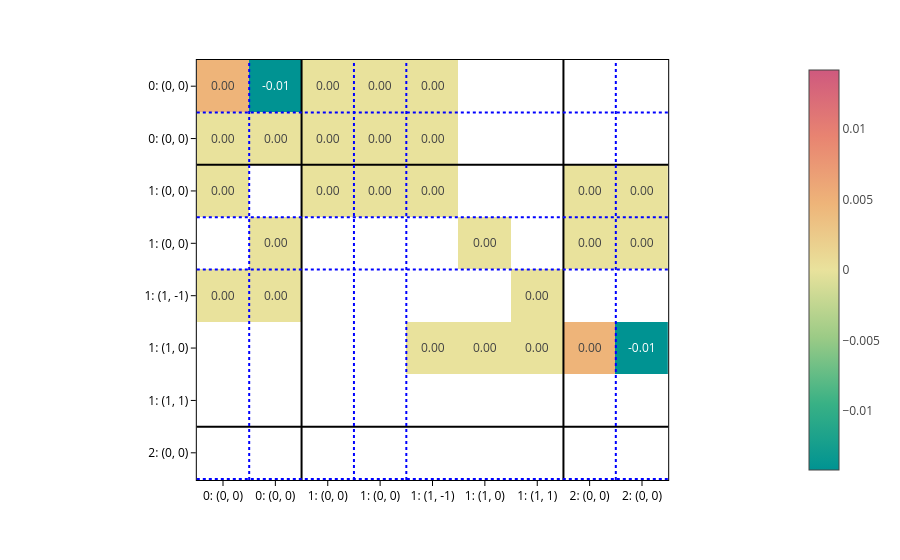
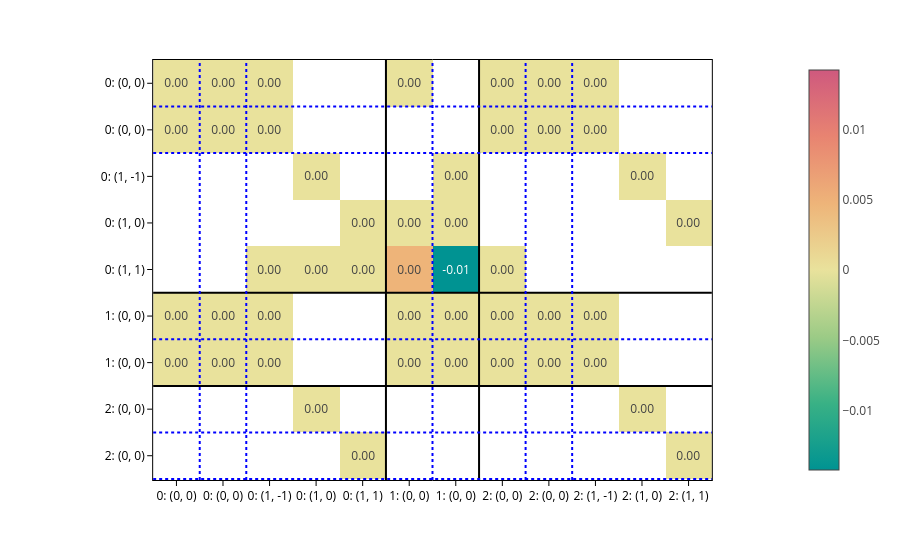

The code cell stored with these charts, in order, in its notebook:
### Markdown cell above
You can of course plot the predicted matrices:

### Code cell
matrices_rot = processor.matrix_from_data(data_rot, predictions=out_rot)

for config, matrix in zip(configs_rot, matrices_rot):
    plot_basis_matrix(
        matrix,
        config,
        point_lines={"color": "black"},
        basis_lines={"color": "blue"},
        colorscale="temps",
        text=".2f",
        basis_labels=True,
    ).show()

### Figure 1 — Plotly figure (JSON) as saved in the notebook; plotly's stock layout.template omitted (floating-point values rounded to 4 significant figures)
{"data": [{"coloraxis": "coloraxis", "hovertemplate": "x: %{x}<br>y: %{y}<br>color: %{z}<extra></extra>", "name": "0", "texttemplate": "%{z:.2f}", "type": "heatmap", "xaxis": "x", "yaxis": "y", "z": [[0.004748, -0.0142, -3.784e-08, -3.248e-07, 1.978e-07, NaN, NaN, NaN, NaN], [9.698e-07, -2.067e-06, 4.972e-06, 8.445e-06, 4.93e-06, NaN, NaN, NaN, NaN], [3.057e-07, NaN, -1.846e-05, -8.55e-07, -1.992e-05, NaN, NaN, 3.012e-07, -8.899e-08], [NaN, -5.793e-08, NaN, NaN, NaN, 1.117e-05, NaN, -2.666e-07, -1.567e-07], [-5.805e-08, -8.35e-08, NaN, NaN, NaN, NaN, 1.117e-05, NaN, NaN], [NaN, NaN, NaN, NaN, 1.966e-06, -4.144e-06, -6.385e-07, 0.004749, -0.01421]]}], "layout": {"coloraxis": {"cmid": 0, "colorscale": [[0, "rgb(0, 147, 146)"], [0.1667, "rgb(57, 177, 133)"], [0.3333, "rgb(156, 203, 134)"], [0.5, "rgb(233, 226, 156)"], [0.6667, "rgb(238, 180, 121)"], [0.8333, "rgb(232, 132, 113)"], [1, "rgb(207, 89, 126)"]]}, "margin": {"t": 60}, "shapes": [{"line": {"color": "black"}, "type": "line", "x0": 0, "x1": 1, "xref": "x domain", "y0": 1.5, "y1": 1.5, "yref": "y"}, {"line": {"color": "black"}, "type": "line", "x0": 1.5, "x1": 1.5, "xref": "x", "y0": 0, "y1": 1, "yref": "y domain"}, {"line": {"color": "black"}, "type": "line", "x0": 0, "x1": 1, "xref": "x domain", "y0": 6.5, "y1": 6.5, "yref": "y"}, {"line": {"color": "black"}, "type": "line", "x0": 6.5, "x1": 6.5, "xref": "x", "y0": 0, "y1": 1, "yref": "y domain"}, {"line": {"color": "blue", "dash": "dot"}, "type": "line", "x0": 0, "x1": 1, "xref": "x domain", "y0": 0.5, "y1": 0.5, "yref": "y"}, {"line": {"color": "blue", "dash": "dot"}, "type": "line", "x0": 0.5, "x1": 0.5, "xref": "x", "y0": 0, "y1": 1, "yref": "y domain"}, {"line": {"color": "blue", "dash": "dot"}, "type": "line", "x0": 0, "x1": 1, "xref": "x domain", "y0": 2.5, "y1": 2.5, "yref": "y"}, {"line": {"color": "blue", "dash": "dot"}, "type": "line", "x0": 2.5, "x1": 2.5, "xref": "x", "y0": 0, "y1": 1, "yref": "y domain"}, {"line": {"color": "blue", "dash": "dot"}, "type": "line", "x0": 0, "x1": 1, "xref": "x domain", "y0": 3.5, "y1": 3.5, "yref": "y"}, {"line": {"color": "blue", "dash": "dot"}, "type": "line", "x0": 3.5, "x1": 3.5, "xref": "x", "y0": 0, "y1": 1, "yref": "y domain"}, {"line": {"color": "blue", "dash": "dot"}, "type": "line", "x0": 0, "x1": 1, "xref": "x domain", "y0": 7.5, "y1": 7.5, "yref": "y"}, {"line": {"color": "blue", "dash": "dot"}, "type": "line", "x0": 7.5, "x1": 7.5, "xref": "x", "y0": 0, "y1": 1, "yref": "y domain"}], "xaxis": {"anchor": "y", "constrain": "domain", "domain": [0, 1], "scaleanchor": "y", "ticktext": ["0: (0, 0)", "0: (0, 0)", "1: (0, 0)", "1: (0, 0)", "1: (1, -1)", "1: (1, 0)", "1: (1, 1)", "2: (0, 0)", "2: (0, 0)"], "tickvals": [0, 1, 2, 3, 4, 5, 6, 7, 8]}, "yaxis": {"anchor": "x", "autorange": "reversed", "constrain": "domain", "domain": [0, 1], "ticktext": ["0: (0, 0)", "0: (0, 0)", "1: (0, 0)", "1: (0, 0)", "1: (1, -1)", "1: (1, 0)", "1: (1, 1)", "2: (0, 0)", "2: (0, 0)"], "tickvals": [0, 1, 2, 3, 4, 5, 6, 7, 8]}}}

### Figure 2 — Plotly figure (JSON) as saved in the notebook; plotly's stock layout.template omitted (floating-point values rounded to 4 significant figures)
{"data": [{"coloraxis": "coloraxis", "hovertemplate": "x: %{x}<br>y: %{y}<br>color: %{z}<extra></extra>", "name": "0", "texttemplate": "%{z:.2f}", "type": "heatmap", "xaxis": "x", "yaxis": "y", "z": [[3.785e-06, 3.186e-06, 2.764e-06, NaN, NaN, 1.459e-07, NaN, 1.498e-11, 4.439e-11, 4.498e-11, NaN, NaN], [-1.379e-05, -1.806e-06, -1.886e-05, NaN, NaN, NaN, NaN, 3.776e-11, -2.949e-11, -9.77e-13, NaN, NaN], [NaN, NaN, NaN, 1.168e-05, NaN, NaN, -8.498e-08, NaN, NaN, NaN, 1.793e-11, NaN], [NaN, NaN, NaN, NaN, 1.168e-05, 3.192e-08, -1.008e-07, NaN, NaN, NaN, NaN, 1.793e-11], [NaN, NaN, 1.396e-06, 2.437e-07, 6.413e-07, 0.004749, -0.01422, 2.141e-08, NaN, NaN, NaN, NaN], [4.721e-11, 1.055e-10, -1.508e-10, NaN, NaN, 2.819e-06, 5.062e-07, 1.368e-05, 1.511e-05, -1.211e-05, NaN, NaN], [-8.102e-11, 1.261e-10, -1.008e-10, NaN, NaN, -1.34e-06, -3.238e-07, 3.423e-05, -2.187e-06, -7.506e-05, NaN, NaN], [NaN, NaN, NaN, 5.064e-11, NaN, NaN, NaN, NaN, NaN, NaN, 4.826e-05, NaN], [NaN, NaN, NaN, NaN, 5.064e-11, NaN, NaN, NaN, NaN, NaN, NaN, 4.826e-05]]}], "layout": {"coloraxis": {"cmid": 0, "colorscale": [[0, "rgb(0, 147, 146)"], [0.1667, "rgb(57, 177, 133)"], [0.3333, "rgb(156, 203, 134)"], [0.5, "rgb(233, 226, 156)"], [0.6667, "rgb(238, 180, 121)"], [0.8333, "rgb(232, 132, 113)"], [1, "rgb(207, 89, 126)"]]}, "margin": {"t": 60}, "shapes": [{"line": {"color": "black"}, "type": "line", "x0": 0, "x1": 1, "xref": "x domain", "y0": 4.5, "y1": 4.5, "yref": "y"}, {"line": {"color": "black"}, "type": "line", "x0": 4.5, "x1": 4.5, "xref": "x", "y0": 0, "y1": 1, "yref": "y domain"}, {"line": {"color": "black"}, "type": "line", "x0": 0, "x1": 1, "xref": "x domain", "y0": 6.5, "y1": 6.5, "yref": "y"}, {"line": {"color": "black"}, "type": "line", "x0": 6.5, "x1": 6.5, "xref": "x", "y0": 0, "y1": 1, "yref": "y domain"}, {"line": {"color": "blue", "dash": "dot"}, "type": "line", "x0": 0, "x1": 1, "xref": "x domain", "y0": 0.5, "y1": 0.5, "yref": "y"}, {"line": {"color": "blue", "dash": "dot"}, "type": "line", "x0": 0.5, "x1": 0.5, "xref": "x", "y0": 0, "y1": 1, "yref": "y domain"}, {"line": {"color": "blue", "dash": "dot"}, "type": "line", "x0": 0, "x1": 1, "xref": "x domain", "y0": 1.5, "y1": 1.5, "yref": "y"}, {"line": {"color": "blue", "dash": "dot"}, "type": "line", "x0": 1.5, "x1": 1.5, "xref": "x", "y0": 0, "y1": 1, "yref": "y domain"}, {"line": {"color": "blue", "dash": "dot"}, "type": "line", "x0": 0, "x1": 1, "xref": "x domain", "y0": 5.5, "y1": 5.5, "yref": "y"}, {"line": {"color": "blue", "dash": "dot"}, "type": "line", "x0": 5.5, "x1": 5.5, "xref": "x", "y0": 0, "y1": 1, "yref": "y domain"}, {"line": {"color": "blue", "dash": "dot"}, "type": "line", "x0": 0, "x1": 1, "xref": "x domain", "y0": 7.5, "y1": 7.5, "yref": "y"}, {"line": {"color": "blue", "dash": "dot"}, "type": "line", "x0": 7.5, "x1": 7.5, "xref": "x", "y0": 0, "y1": 1, "yref": "y domain"}, {"line": {"color": "blue", "dash": "dot"}, "type": "line", "x0": 0, "x1": 1, "xref": "x domain", "y0": 8.5, "y1": 8.5, "yref": "y"}, {"line": {"color": "blue", "dash": "dot"}, "type": "line", "x0": 8.5, "x1": 8.5, "xref": "x", "y0": 0, "y1": 1, "yref": "y domain"}], "xaxis": {"anchor": "y", "constrain": "domain", "domain": [0, 1], "scaleanchor": "y", "ticktext": ["0: (0, 0)", "0: (0, 0)", "0: (1, -1)", "0: (1, 0)", "0: (1, 1)", "1: (0, 0)", "1: (0, 0)", "2: (0, 0)", "2: (0, 0)", "2: (1, -1)", "2: (1, 0)", "2: (1, 1)"], "tickvals": [0, 1, 2, 3, 4, 5, 6, 7, 8, 9, 10, 11]}, "yaxis": {"anchor": "x", "autorange": "reversed", "constrain": "domain", "domain": [0, 1], "ticktext": ["0: (0, 0)", "0: (0, 0)", "0: (1, -1)", "0: (1, 0)", "0: (1, 1)", "1: (0, 0)", "1: (0, 0)", "2: (0, 0)", "2: (0, 0)", "2: (1, -1)", "2: (1, 0)", "2: (1, 1)"], "tickvals": [0, 1, 2, 3, 4, 5, 6, 7, 8, 9, 10, 11]}}}
